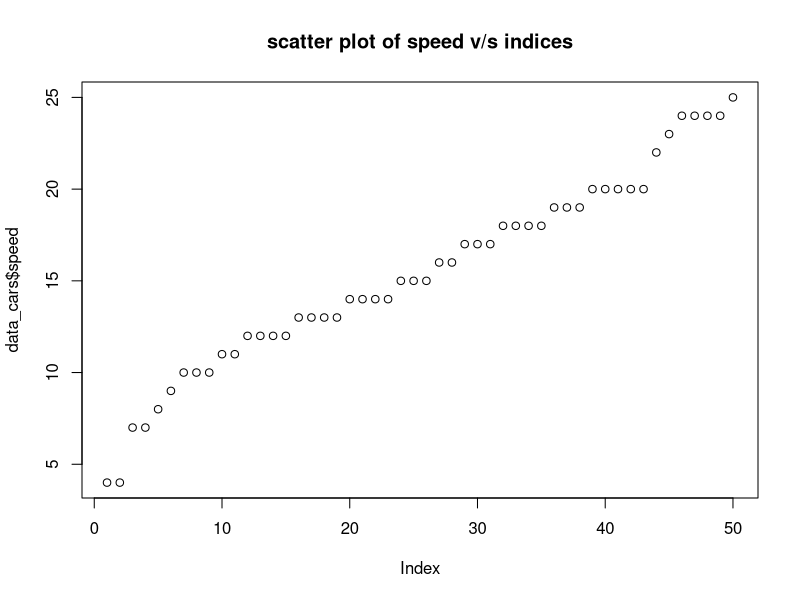
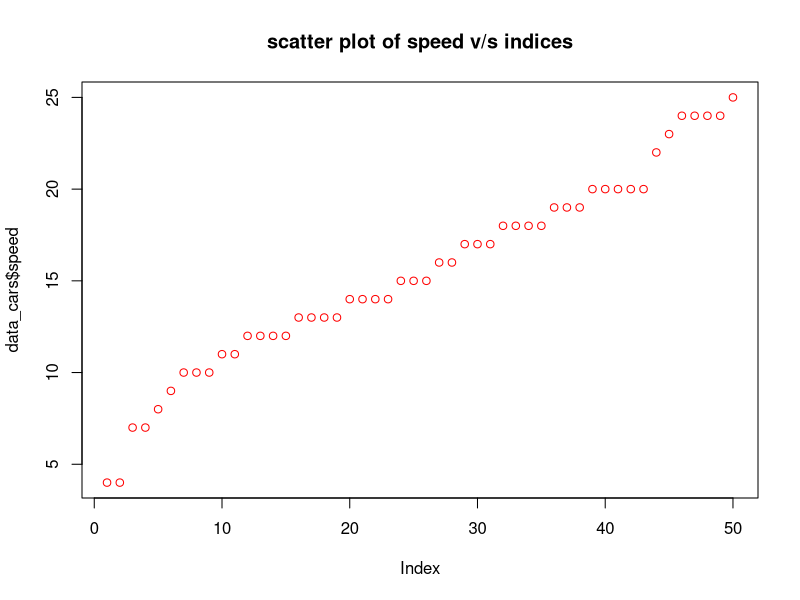
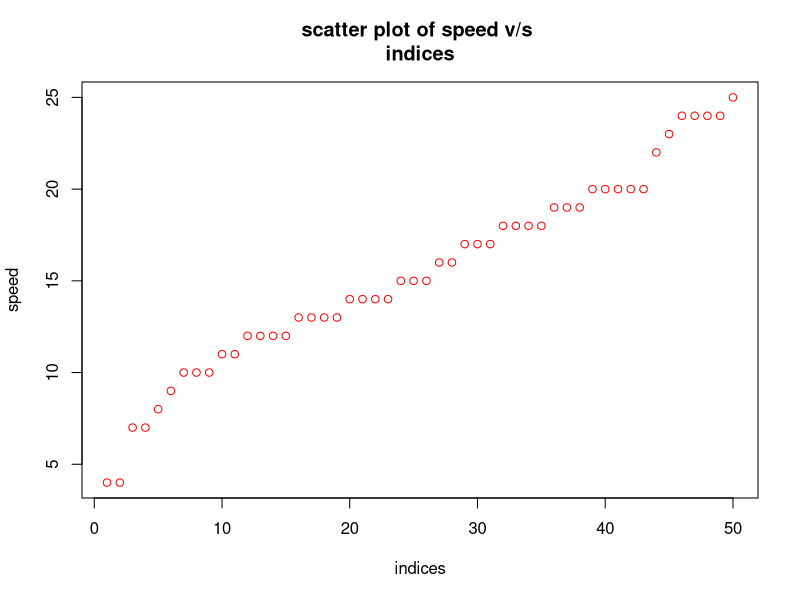
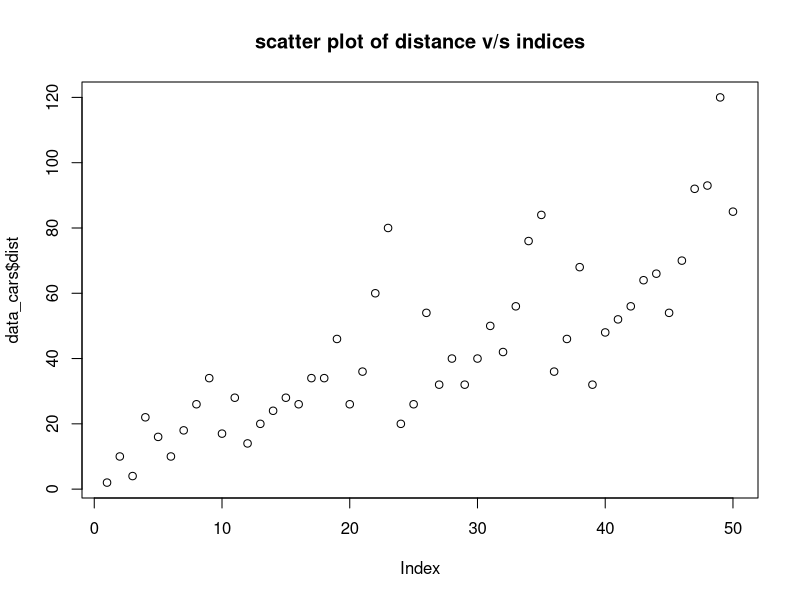
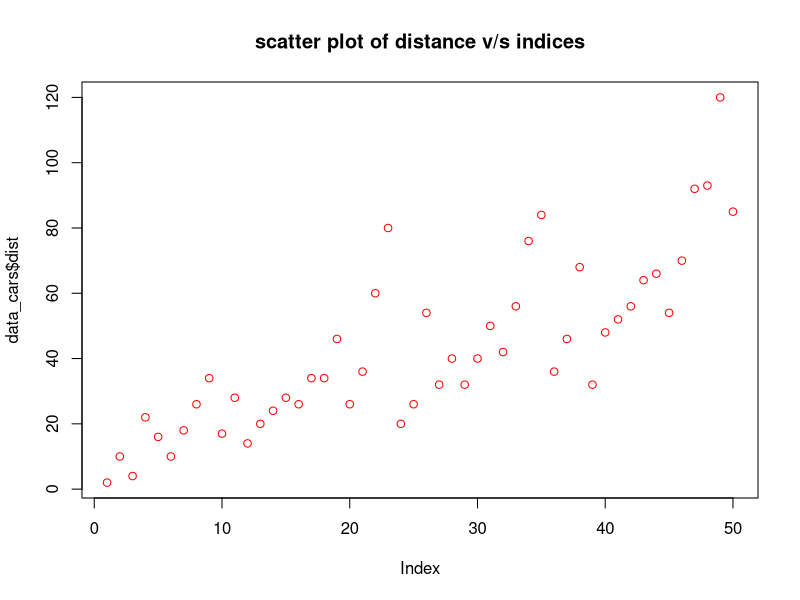
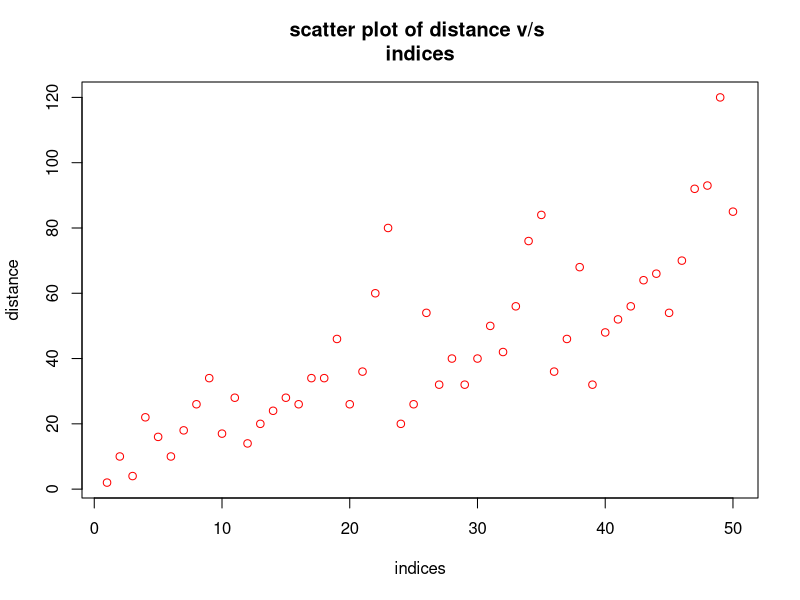
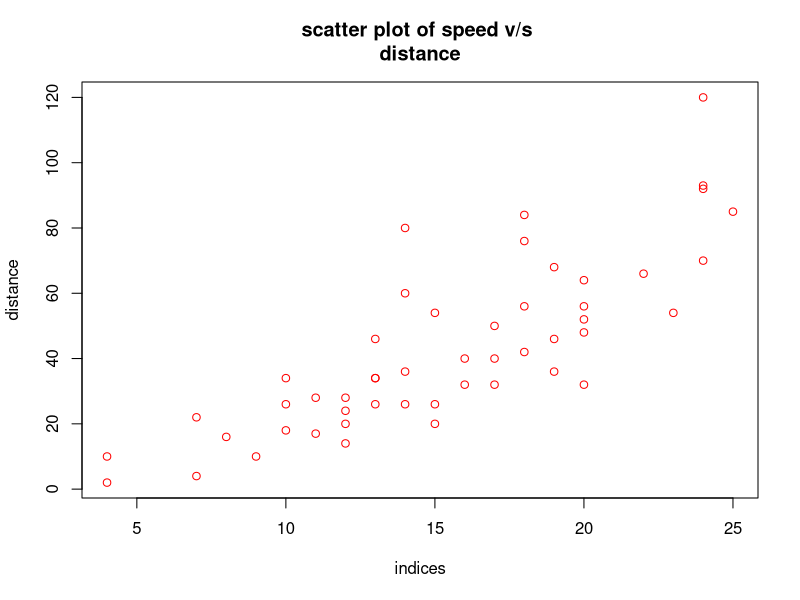
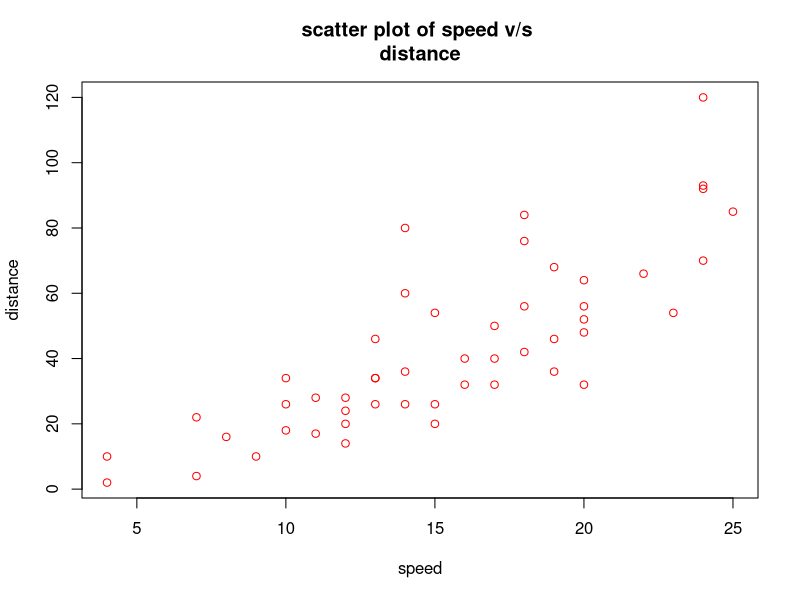

Reproduce these figures in R, in order.
data_cars=cars
View(data_cars)
table(data_cars$speed)
summary(data_cars$speed)
sum_speed=sum(cars$speed)
sum_speed
mean(c(1:100))
mean(data_cars$speed)
sd(data_cars$speed)
var(data_cars$dist)
var(data_cars$speed)
plot(data_cars$speed,main="scatter plot of speed v/s indices")
plot(data_cars$speed,col="red",main="scatter plot of speed v/s indices")
plot(data_cars$speed,col="red",main="scatter plot of speed v/s 
indices",xlab="indices",ylab="speed")
plot(data_cars$dist,main="scatter plot of distance v/s indices")
plot(data_cars$dist,col="red",main="scatter plot of distance v/s indices")
plot(data_cars$dist,col="red",main="scatter plot of distance v/s 
indices",xlab="indices",ylab="distance")
plot(data_cars$speed,data_cars$dist,col="red",main="scatter plot of speed v/s 
distance",xlab="indices",ylab="distance")
plot(data_cars$speed,data_cars$dist,col="red",main="scatter plot of speed v/s 
distance",xlab="speed",ylab="distance")
hist(data_cars$speed,col="purple",main="histogram of speed")
hist(data_cars$speed,col="purple",main="histogram of speed",breaks=2)
hist(data_cars$speed,col="purple",main="histogram of speed",breaks=10)
hist(data_cars$speed,col="purple",main="histogram of speed",breaks=49)
a=5
if(a==5)
{
 print("a=5")
}else if(a<6)
{
 print("value is less than 6")
}else
{
print("a>=6")
}
a=5
if(a<6)
{
print("value is less than 6")
}
#==,!=,<,<=,>=
#&,!,|
a=5
if(a==5|a==6)
{
 print("a=5 or 6")
}else if(a<6)
{
 print("value is less than 6")
}else
{
print("a>=6")
}
x=1:10
for(i in x)
{
 print("hello")
}
#x=1:10
for(i in c(1:10))
{
 print("hello")
}
#x=1:10
for(i in seq(1,10,by=1))
{
 print("hello")
}
#x=1:10
for(i in seq(1,10,by=2))
{
 print(i)
}
for(i in seq(1, 10, by = 2)) {
 print(paste0("hi", i, "hello"))
}
i=0
while(i<5)
{
 print(i)
 i=i+1
}
L=list(one=1,two=c(1,2),three=c(1,2,3),five=seq(0,1,length=5))
L$two
L[["two"]]
